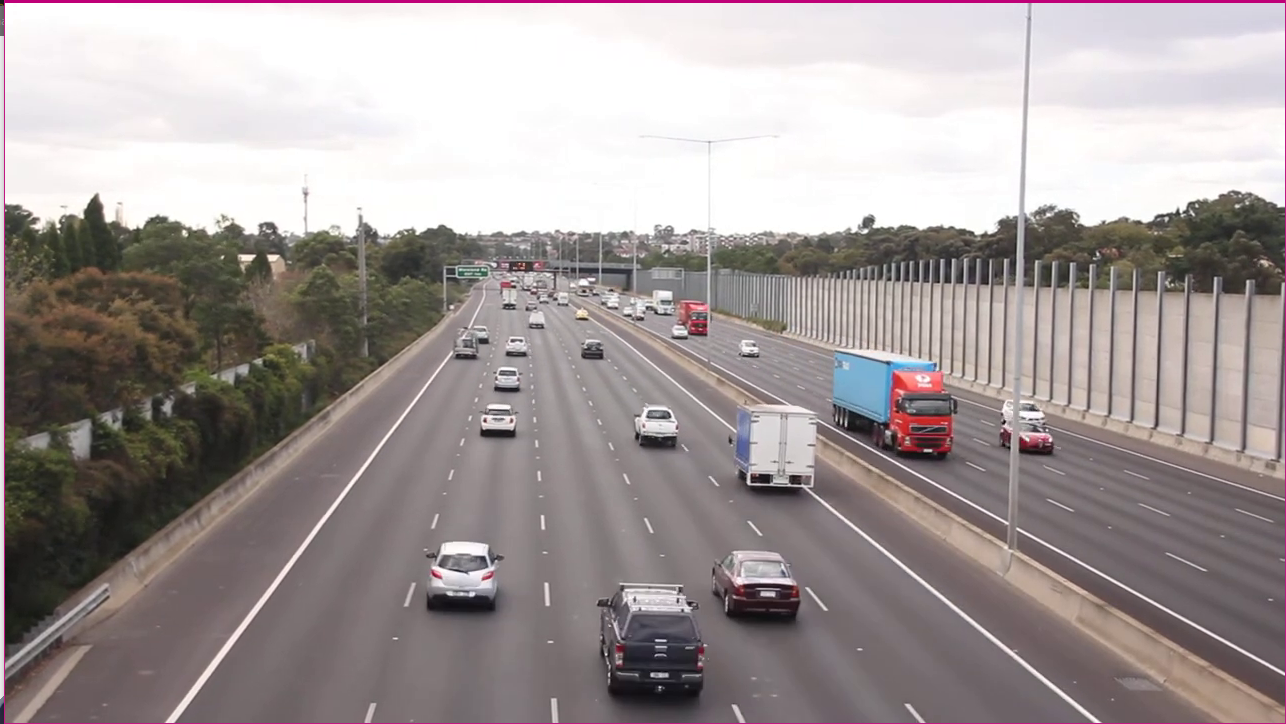
#> input picture Lab4/src/example2.png, 1286 x 724 px
$ python task1.py
#> lines starting #> are read from the running program, lines starting #| are printed output that depends on the picture; after the words box and inside, x2 and y2 are one past the last pixel; in counts of white or black regions, pixels touching at a corner belong together
### Lab4/src/histogram.py
import numpy as np
from matplotlib import pyplot as plt


def hist_correction(img):
    hist, *_ = np.histogram(img.flatten(), 256, [0, 256])
    cdf = hist.cumsum()
    cdf_m = np.ma.masked_equal(cdf, 0)
    cdf_m = (cdf_m - cdf_m.min()) * 255 / (cdf_m.max() - cdf_m.min())
    cdf = np.ma.filled(cdf_m, 0).astype('uint8')
    return cdf[img]


# [10 lines left out: function show_hist, not called in this run]

### Lab4/src/model.py
import cv2
import numpy as np
import histogram

Y_CROP_OFFSET = 350
X_CROP_OFFSET = 200
MAX_CAR_WIDTH = 150
MIN_CAR_WIDTH = 20
MAX_DISTANT = 310


# use black mask to unused areas
def mask_image(img):
    img = histogram.hist_correction(img)
    h, w, *_ = img.shape
    mask = np.zeros((h, w), dtype=np.uint8)
    points = np.array([[[0, 0], [0, h], [90, h], [440, 295], [600, 295], [1140, h], [w, h], [w, 0], [0, 0]]])
    cv2.fillPoly(mask, points, (255))
    img[mask > 0] = 255
    return img


# Change contrast and brightness
def adjust_contrast_brightness(img, contrast: float = 1.0, brightness: int = 0):
    brightness += int(round(255 * (1 - contrast) / 2))
    return cv2.addWeighted(img, contrast, img, 0, brightness)


# Cars identification
def image_ident(init_img, processed_img, additional_contours=False):
    img_h, img_w, *_ = init_img.shape
    contours = cv2.findContours(processed_img, cv2.RETR_EXTERNAL, cv2.CHAIN_APPROX_SIMPLE)[0]
    ident_image = init_img.copy()

    relative_koef = MIN_CAR_WIDTH * (img_h - MAX_CAR_WIDTH) / (MAX_CAR_WIDTH * MAX_DISTANT)
    lower_bound = MAX_CAR_WIDTH - MIN_CAR_WIDTH
    upper_bound = MAX_CAR_WIDTH * 1 / relative_koef
    is_in_bound = lambda x: lower_bound < x < upper_bound

    counter = 1
    for contour in contours:
        x, y, w, h = cv2.boundingRect(contour)
        if additional_contours:
            cv2.drawContours(ident_image, [contour], -1, (0, 255, 0), 2)
            cv2.rectangle(ident_image, (x, y), (x + w - 1, y + h - 1), (255, 255, 255), 2)

        if w < MIN_CAR_WIDTH or h < MIN_CAR_WIDTH:
            continue

        projection = lambda x: (x * (img_h - MAX_CAR_WIDTH)) / (relative_koef * y)
        w_proj = projection(w)
        h_proj = projection(h)

        if not (is_in_bound(w_proj) and is_in_bound(h_proj)):
            continue

        cv2.rectangle(ident_image, (x, y), (x + w - 1, y + h - 1), 255, 2)
        cv2.putText(ident_image, f'Car #{counter}', (x, y - 10), cv2.FONT_HERSHEY_TRIPLEX, 0.5,
                    (0, 0, 255), 1, cv2.LINE_AA)
        counter += 1
    return ident_image


# Process image
def image_procession(img):
    # color correction
    rgb_image = cv2.cvtColor(img, cv2.COLOR_BGR2RGB)
    # cv2.imshow("RGB image", rgb_image)

    # filtering
    noise_consumed_image = cv2.blur(rgb_image, (6, 6))
    # cv2.imshow("Noise consumed image", noise_consumed_image)

    sharpen_kernel = np.array([
        [-1, -1, -1],
        [-1, 9, -1],
        [-1, -1, -1]
    ])
    sharpen_img = cv2.filter2D(noise_consumed_image, -1, kernel=sharpen_kernel)
    # cv2.imshow("Sharpen image", sharpen_img)

    adjusted_img = adjust_contrast_brightness(sharpen_img, 1.5, 20)
    # cv2.imshow("Brighten kernel", adjusted_img)

    greyscape = cv2.cvtColor(adjusted_img, cv2.COLOR_BGR2GRAY)
    blurred_img = cv2.GaussianBlur(greyscape, (5, 5), 0)
    # cv2.imshow("Blurred greyscape", blurred_img)

    # vectorization
    edged = cv2.Canny(blurred_img, 1, 200)
    # cv2.imshow("Edged image", edged)

    kernel = cv2.getStructuringElement(cv2.MORPH_RECT, (3, 3))
    transformed_image = cv2.morphologyEx(edged, cv2.MORPH_CLOSE, kernel)
    # cv2.imshow("Morphological transformation", transformed_image)
    return transformed_image


# Final api function that allows track cars
def follow_cars(img):
    masked_image = mask_image(img)
    processed_image = image_procession(masked_image)
    return image_ident(img, processed_image, additional_contours=False)

### Lab4/src/task1.py
import model
import cv2

img = cv2.imread("example2.png")
#> img is the input picture: shape (724, 1286, 3); mean B, G, R 152.6, 153.1, 161.6
cars = model.follow_cars(img)
#> in hist_correction, `hist, *_ = np.histogram(img.flatten(), 256, [0, 256])`: hist = 256 values, max 277712 at index 255, min 0 at index 1, mean 10910.9
#> in hist_correction, `cdf = hist.cumsum()`: cdf = 256 values from 3841 to 2793192
#> in hist_correction, `cdf = np.ma.filled(cdf_m, 0).astype('uint8')`: cdf = 256 values from 0 to 255
#> in hist_correction, `return cdf[img]`:
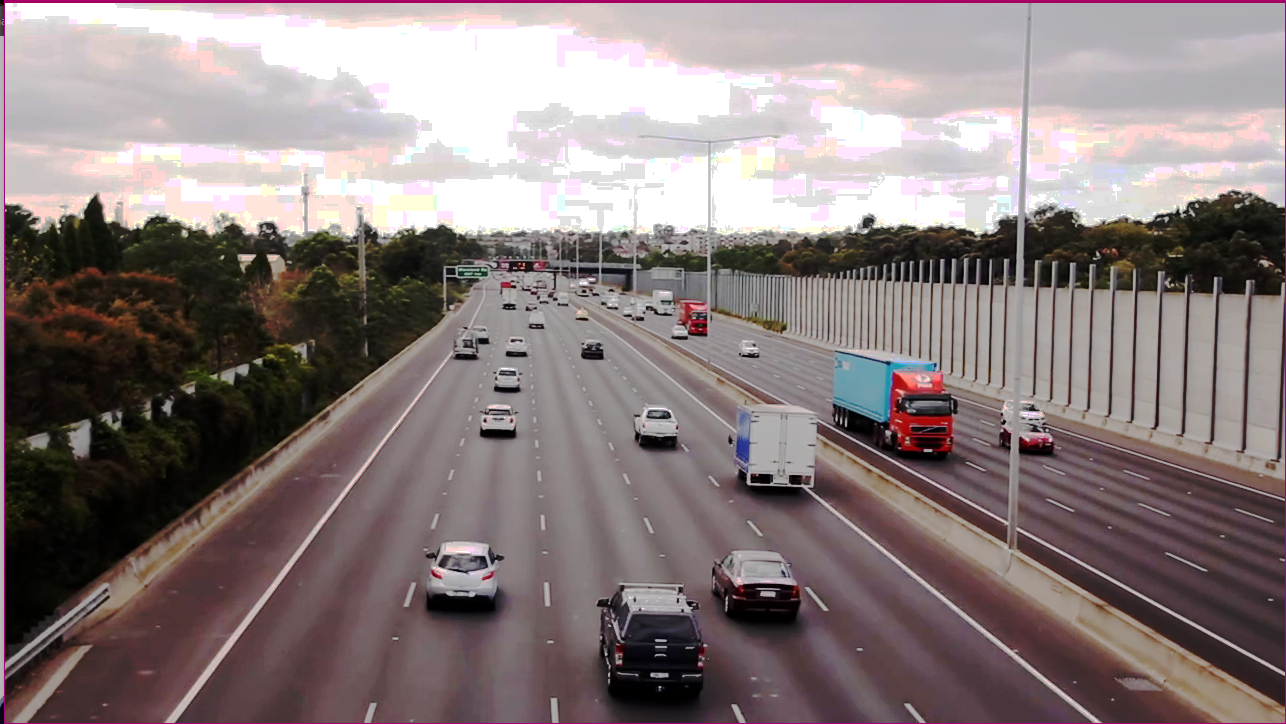
#> returned value: shape (724, 1286, 3); mean of channels 0, 1, 2 124.9, 124.6, 137.1; drawn as B, G, R
#> in mask_image, `cv2.fillPoly(mask, points, (255))`:
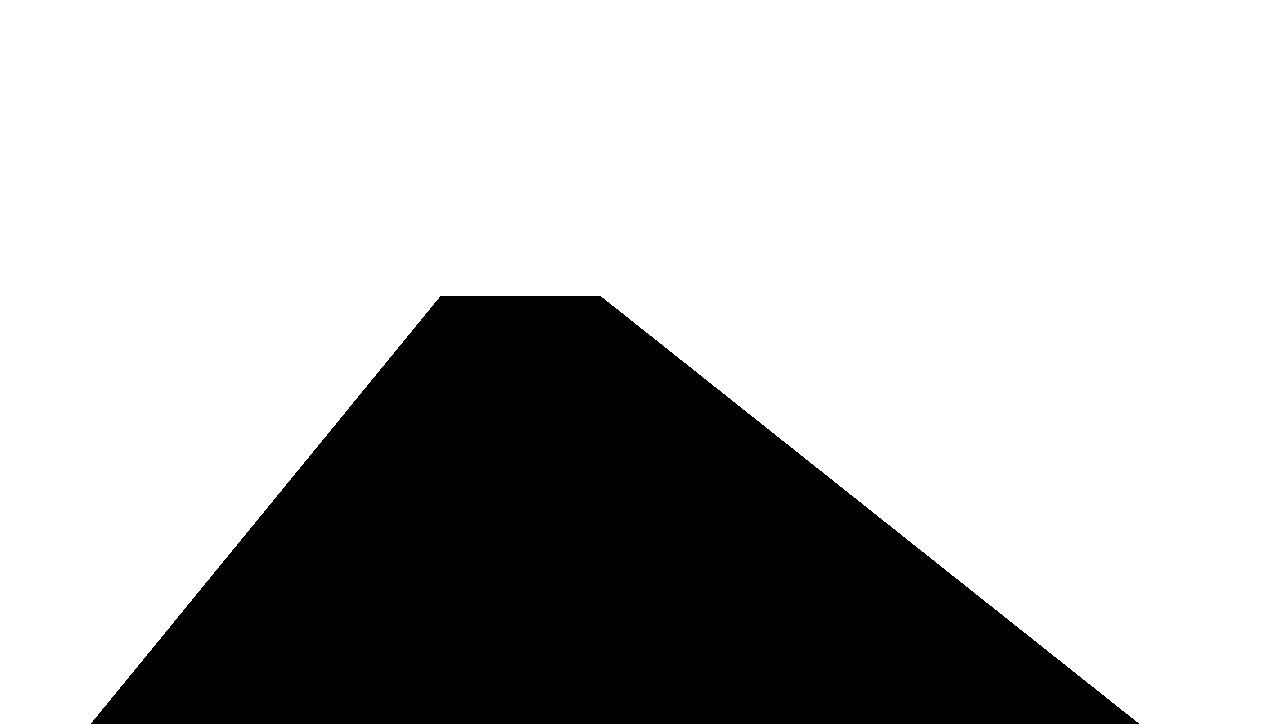
#> mask: shape (724, 1286); 72.2% white; 1 black region, box (x1, y1, x2, y2) and area: (91, 296, 1139, 724) 258688
#> in image_procession, `edged = cv2.Canny(blurred_img, 1, 200)`: edged: shape (724, 1286); 1.2% white in thin lines or dots, all inside (x1, y1, x2, y2) = (93, 297, 1138, 724)
#> in image_procession, `transformed_image = cv2.morphologyEx(edged, cv2.MORPH_CLOSE, kernel)`:
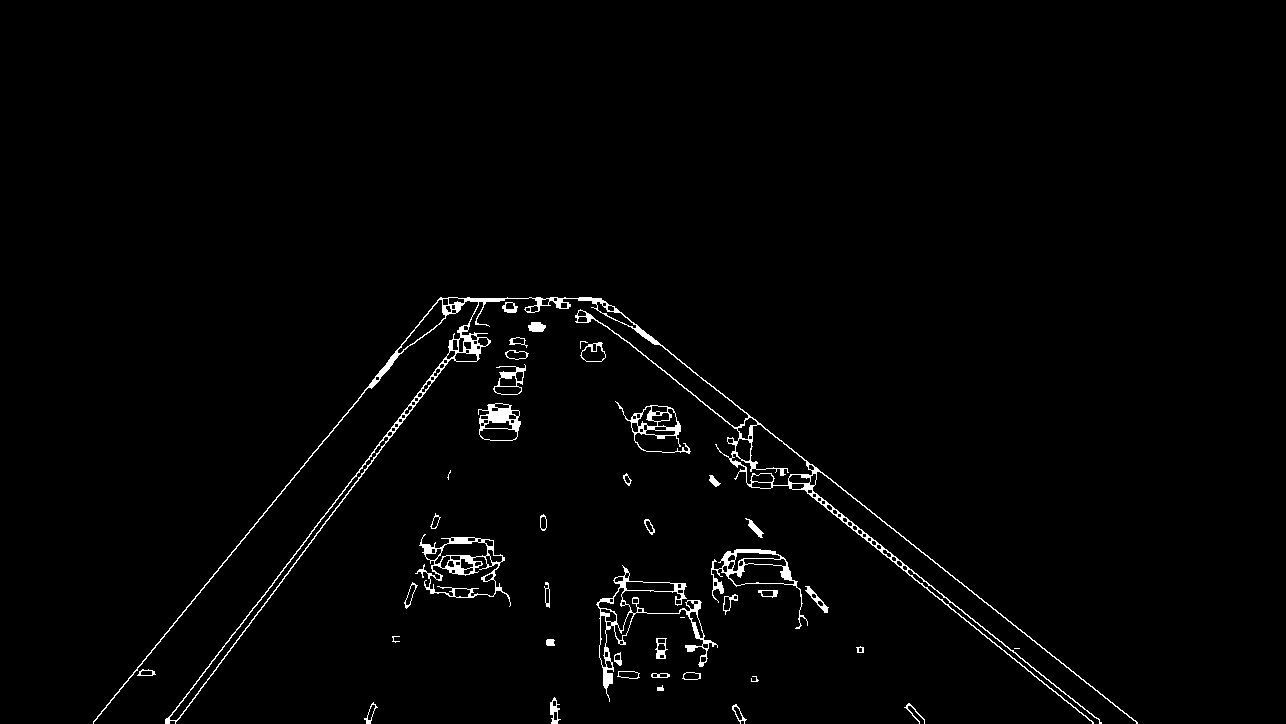
#> transformed_image: shape (724, 1286); 1.7% white; 42 white regions (4 under 20 px)
#> in image_ident, `contours = cv2.findContours(processed_img, cv2.RETR_EXTERNAL, cv2.CHAI..`: contours = 42 contours, 7 with area under 20; largest, box (x1, y1, x2, y2) and area: (93, 297, 1138, 724) 11671, (415, 534, 511, 607) 3692, (596, 565, 718, 702) 2894, (711, 549, 808, 629) 2206, (615, 401, 691, 454) 1254
#> the loop in image_ident, `for contour in contours:` made 42 passes
#> (x, y, w, h) on passes 1, 3, 4, 5, 6, 7, 8, 9, 10, 11, 13, 14: (732, 704, 15, 20), (364, 702, 14, 22), (550, 697, 11, 27), (657, 685, 7, 6), (751, 676, 8, 6), (651, 673, 19, 5), (682, 672, 19, 8), (617, 671, 23, 8), (137, 669, 19, 7), (614, 652, 8, 14), (856, 646, 8, 7), (546, 639, 9, 7)
#> (x, y, w, h, w_proj, h_proj) on passes 2, 20, 23, 24, 25, 33: (904, 703, 21, 21, 69.45, 69.45), (805, 586, 24, 27, 95.22, 107.1), (596, 565, 122, 137, 502, 563.8), (711, 549, 97, 80, 410.8, 338.8), (415, 534, 96, 73, 418, 317.8), (478, 403, 43, 38, 248.1, 219.2)
#> after the loop in image_ident, `for contour in contours:`:
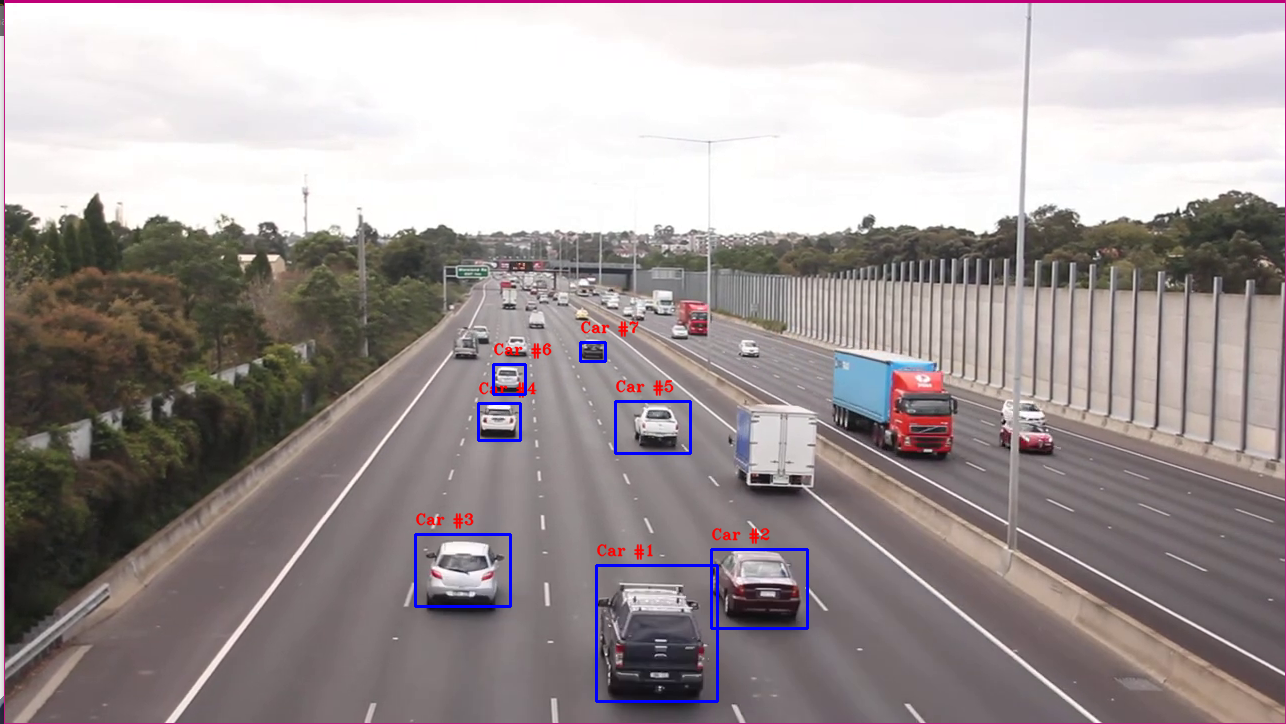
#> ident_image: shape (724, 1286, 3); 0.91% of pixels changed, all inside (x1, y1, x2, y2) = (414, 320, 809, 703)
#> after the loop in image_ident, `for contour in contours:`: counter = 8
cv2.imshow("Cars", cars)
cv2.waitKey(0)
cv2.destroyAllWindows()
